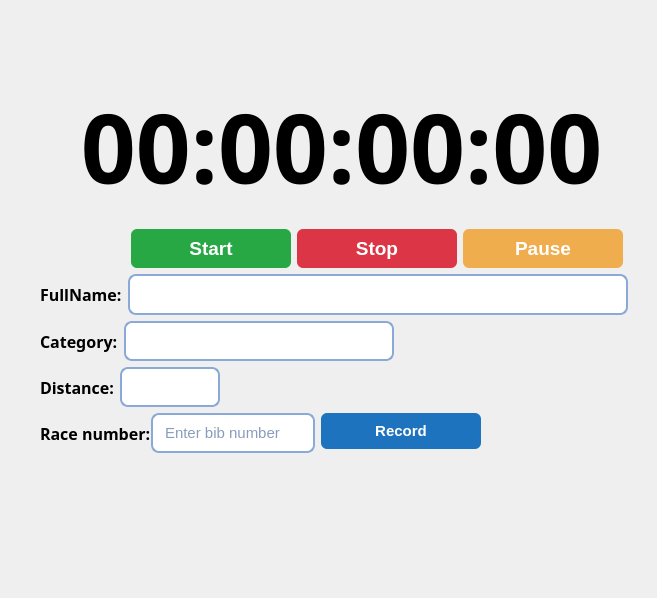
<?xml version="1.0" encoding="UTF-8"?>
<ui version="4.0">
 <class>raceTimerPagebg</class>
 <widget class="QWidget" name="raceTimerPagebg">
  <property name="geometry">
   <rect>
    <x>0</x>
    <y>0</y>
    <width>657</width>
    <height>598</height>
   </rect>
  </property>
  <property name="font">
   <font>
    <pointsize>10</pointsize>
   </font>
  </property>
  <property name="windowTitle">
   <string>Form</string>
  </property>
  <property name="styleSheet">
   <string notr="true">QLineEdit {
    background-color: white;
    color: #222222;
    border: 2px solid #B8C2CC;
    border-radius: 6px;
    padding: 8px 12px;
}

QLineEdit:focus {
    border: 2px solid #1E73BE;
}</string>
  </property>
  <widget class="QWidget" name="layoutWidget">
   <property name="geometry">
    <rect>
     <x>30</x>
     <y>20</y>
     <width>613</width>
     <height>433</height>
    </rect>
   </property>
   <layout class="QGridLayout" name="gridLayout">
    <property name="leftMargin">
     <number>10</number>
    </property>
    <property name="topMargin">
     <number>50</number>
    </property>
    <property name="rightMargin">
     <number>0</number>
    </property>
    <item row="2" column="0">
     <layout class="QFormLayout" name="formLayout_4">
      <item row="0" column="0" colspan="2">
       <layout class="QFormLayout" name="formLayout">
        <item row="0" column="0">
         <widget class="QLabel" name="FullNamelbl">
          <property name="font">
           <font>
            <family>Arial Black</family>
            <pointsize>12</pointsize>
            <weight>75</weight>
            <bold>true</bold>
           </font>
          </property>
          <property name="text">
           <string>FullName:</string>
          </property>
         </widget>
        </item>
        <item row="0" column="1">
         <widget class="QLineEdit" name="fullNameLineEdit">
          <property name="minimumSize">
           <size>
            <width>300</width>
            <height>40</height>
           </size>
          </property>
          <property name="maximumSize">
           <size>
            <width>500</width>
            <height>16777215</height>
           </size>
          </property>
          <property name="font">
           <font>
            <family>Arial</family>
            <pointsize>12</pointsize>
           </font>
          </property>
          <property name="styleSheet">
           <string notr="true">QLineEdit {
    background-color: #FFFFFF;
    color: #123B78;
    border: 2px solid #8AA9D6;
    border-radius: 8px;
    padding-left: 10px;
    padding-right: 10px;
}

QLineEdit:hover {
    border: 2px solid #0647A8;
}

QLineEdit:focus {
    border: 2px solid #0647A8;
}</string>
          </property>
          <property name="readOnly">
           <bool>true</bool>
          </property>
         </widget>
        </item>
       </layout>
      </item>
      <item row="1" column="0" colspan="2">
       <layout class="QFormLayout" name="formLayout_2">
        <item row="0" column="0">
         <widget class="QLabel" name="categorylabel">
          <property name="font">
           <font>
            <family>Arial Black</family>
            <pointsize>12</pointsize>
            <weight>75</weight>
            <bold>true</bold>
           </font>
          </property>
          <property name="text">
           <string>Category:</string>
          </property>
         </widget>
        </item>
        <item row="0" column="1">
         <widget class="QLineEdit" name="categoryLineEdit">
          <property name="minimumSize">
           <size>
            <width>150</width>
            <height>40</height>
           </size>
          </property>
          <property name="maximumSize">
           <size>
            <width>270</width>
            <height>16777215</height>
           </size>
          </property>
          <property name="font">
           <font>
            <family>Arial</family>
            <pointsize>11</pointsize>
           </font>
          </property>
          <property name="styleSheet">
           <string notr="true">QLineEdit {
    background-color: #FFFFFF;
    color: #123B78;
    border: 2px solid #8AA9D6;
    border-radius: 8px;
    padding-left: 10px;
    padding-right: 10px;
}

QLineEdit:hover {
    border: 2px solid #0647A8;
}

QLineEdit:focus {
    border: 2px solid #0647A8;
}</string>
          </property>
          <property name="readOnly">
           <bool>true</bool>
          </property>
         </widget>
        </item>
       </layout>
      </item>
      <item row="2" column="0">
       <layout class="QFormLayout" name="formLayout_3">
        <item row="0" column="0">
         <widget class="QLabel" name="distancelbl">
          <property name="font">
           <font>
            <family>Arial Black</family>
            <pointsize>12</pointsize>
            <weight>75</weight>
            <bold>true</bold>
           </font>
          </property>
          <property name="text">
           <string>Distance:</string>
          </property>
         </widget>
        </item>
        <item row="0" column="1">
         <widget class="QLineEdit" name="distanceLineEdit">
          <property name="minimumSize">
           <size>
            <width>70</width>
            <height>40</height>
           </size>
          </property>
          <property name="maximumSize">
           <size>
            <width>100</width>
            <height>16777215</height>
           </size>
          </property>
          <property name="font">
           <font>
            <family>Arial</family>
            <pointsize>11</pointsize>
           </font>
          </property>
          <property name="styleSheet">
           <string notr="true">QLineEdit {
    background-color: #FFFFFF;
    color: #123B78;
    border: 2px solid #8AA9D6;
    border-radius: 8px;
    padding-left: 10px;
    padding-right: 10px;
}

QLineEdit:hover {
    border: 2px solid #0647A8;
}

QLineEdit:focus {
    border: 2px solid #0647A8;
}</string>
          </property>
          <property name="readOnly">
           <bool>true</bool>
          </property>
         </widget>
        </item>
       </layout>
      </item>
      <item row="3" column="0">
       <layout class="QHBoxLayout" name="horizontalLayout_2">
        <property name="spacing">
         <number>0</number>
        </property>
        <item>
         <widget class="QLabel" name="label">
          <property name="maximumSize">
           <size>
            <width>1677215</width>
            <height>16777215</height>
           </size>
          </property>
          <property name="font">
           <font>
            <family>Arial Black</family>
            <pointsize>12</pointsize>
            <weight>75</weight>
            <bold>true</bold>
           </font>
          </property>
          <property name="text">
           <string>Race number:</string>
          </property>
         </widget>
        </item>
        <item>
         <widget class="QLineEdit" name="raceNumberLineedit">
          <property name="minimumSize">
           <size>
            <width>150</width>
            <height>40</height>
           </size>
          </property>
          <property name="maximumSize">
           <size>
            <width>200</width>
            <height>50</height>
           </size>
          </property>
          <property name="font">
           <font>
            <family>Arial</family>
            <pointsize>11</pointsize>
           </font>
          </property>
          <property name="styleSheet">
           <string notr="true">QLineEdit {
    background-color: #FFFFFF;
    color: #123B78;
    border: 2px solid #8AA9D6;
    border-radius: 8px;
    padding-left: 10px;
    padding-right: 10px;
}

QLineEdit:hover {
    border: 2px solid #0647A8;
}

QLineEdit:focus {
    border: 2px solid #0647A8;
}</string>
          </property>
          <property name="placeholderText">
           <string>Enter bib number</string>
          </property>
         </widget>
        </item>
       </layout>
      </item>
      <item row="3" column="1">
       <widget class="QPushButton" name="recordBtn">
        <property name="minimumSize">
         <size>
          <width>160</width>
          <height>36</height>
         </size>
        </property>
        <property name="maximumSize">
         <size>
          <width>112</width>
          <height>16777215</height>
         </size>
        </property>
        <property name="font">
         <font>
          <family>Arial</family>
          <pointsize>11</pointsize>
          <weight>75</weight>
          <bold>true</bold>
         </font>
        </property>
        <property name="styleSheet">
         <string notr="true">QPushButton#recordBtn {
    background-color: #1E73BE;
    color: white;
    border: none;
    border-radius: 6px;
    padding: 8px 20px;
  	min-width: 120px;
	min-height: 20px;
    font-weight: bold;
}

QPushButton#recordBtn:hover {
    background-color: #155A96;
}</string>
        </property>
        <property name="text">
         <string>Record</string>
        </property>
       </widget>
      </item>
     </layout>
    </item>
    <item row="1" column="0">
     <layout class="QHBoxLayout" name="horizontalLayout">
      <property name="rightMargin">
       <number>20</number>
      </property>
      <item>
       <spacer name="horizontalSpacer">
        <property name="orientation">
         <enum>Qt::Horizontal</enum>
        </property>
        <property name="sizeHint" stdset="0">
         <size>
          <width>35</width>
          <height>35</height>
         </size>
        </property>
       </spacer>
      </item>
      <item>
       <layout class="QHBoxLayout" name="horizontalLayout_3">
        <item>
         <widget class="QPushButton" name="startbtn">
          <property name="font">
           <font>
            <family>Arial</family>
            <pointsize>14</pointsize>
            <weight>75</weight>
            <bold>true</bold>
           </font>
          </property>
          <property name="styleSheet">
           <string notr="true">QPushButton#startbtn {
    background-color: #28A745;
    color: white;
    border: none;
    border-radius: 6px;
    padding: 8px 20px;
	min-width: 120px;
	min-height: 20px;
    font-weight: bold;
}

QPushButton#startbtn:hover {
    background-color: #218838;
}
</string>
          </property>
          <property name="text">
           <string>Start</string>
          </property>
         </widget>
        </item>
        <item>
         <widget class="QPushButton" name="stopbtn">
          <property name="font">
           <font>
            <family>Arial</family>
            <pointsize>14</pointsize>
            <weight>75</weight>
            <bold>true</bold>
           </font>
          </property>
          <property name="styleSheet">
           <string notr="true">QPushButton#stopbtn {
    background-color: #DC3545;
    color: white;
    border: none;
    border-radius: 6px;
    padding: 8px 20px;
  min-width: 120px;
min-height: 20px;
    font-weight: bold;
}

QPushButton#stopbtn:hover {
    background-color: #C82333;
}</string>
          </property>
          <property name="text">
           <string>Stop</string>
          </property>
         </widget>
        </item>
        <item>
         <widget class="QPushButton" name="pausebtn">
          <property name="font">
           <font>
            <pointsize>14</pointsize>
            <weight>75</weight>
            <bold>true</bold>
           </font>
          </property>
          <property name="styleSheet">
           <string notr="true">QPushButton#pausebtn {
    background-color: #F0AD4E;
    color: white;
    border: none;
    border-radius: 6px;
    padding: 8px 20px;
  min-width: 120px;
min-height: 20px;
    font-weight: bold;
}

QPushButton#pausebtn:hover {
    background-color: #EC971F;
}</string>
          </property>
          <property name="text">
           <string>Pause</string>
          </property>
         </widget>
        </item>
       </layout>
      </item>
     </layout>
    </item>
    <item row="0" column="0">
     <layout class="QVBoxLayout" name="verticalLayout">
      <item>
       <widget class="QLabel" name="timerLabel">
        <property name="sizePolicy">
         <sizepolicy hsizetype="Minimum" vsizetype="Minimum">
          <horstretch>0</horstretch>
          <verstretch>0</verstretch>
         </sizepolicy>
        </property>
        <property name="minimumSize">
         <size>
          <width>518</width>
          <height>107</height>
         </size>
        </property>
        <property name="font">
         <font>
          <family>Arial Black</family>
          <pointsize>72</pointsize>
          <weight>75</weight>
          <bold>true</bold>
         </font>
        </property>
        <property name="styleSheet">
         <string notr="true"/>
        </property>
        <property name="text">
         <string>00:00:00:00</string>
        </property>
        <property name="alignment">
         <set>Qt::AlignCenter</set>
        </property>
        <property name="margin">
         <number>10</number>
        </property>
       </widget>
      </item>
      <item>
       <layout class="QHBoxLayout" name="horizontalLayout_4">
        <property name="spacing">
         <number>0</number>
        </property>
        <property name="leftMargin">
         <number>50</number>
        </property>
        <property name="rightMargin">
         <number>50</number>
        </property>
        <property name="bottomMargin">
         <number>0</number>
        </property>
       </layout>
      </item>
     </layout>
    </item>
   </layout>
  </widget>
 </widget>
 <resources/>
 <connections/>
</ui>
